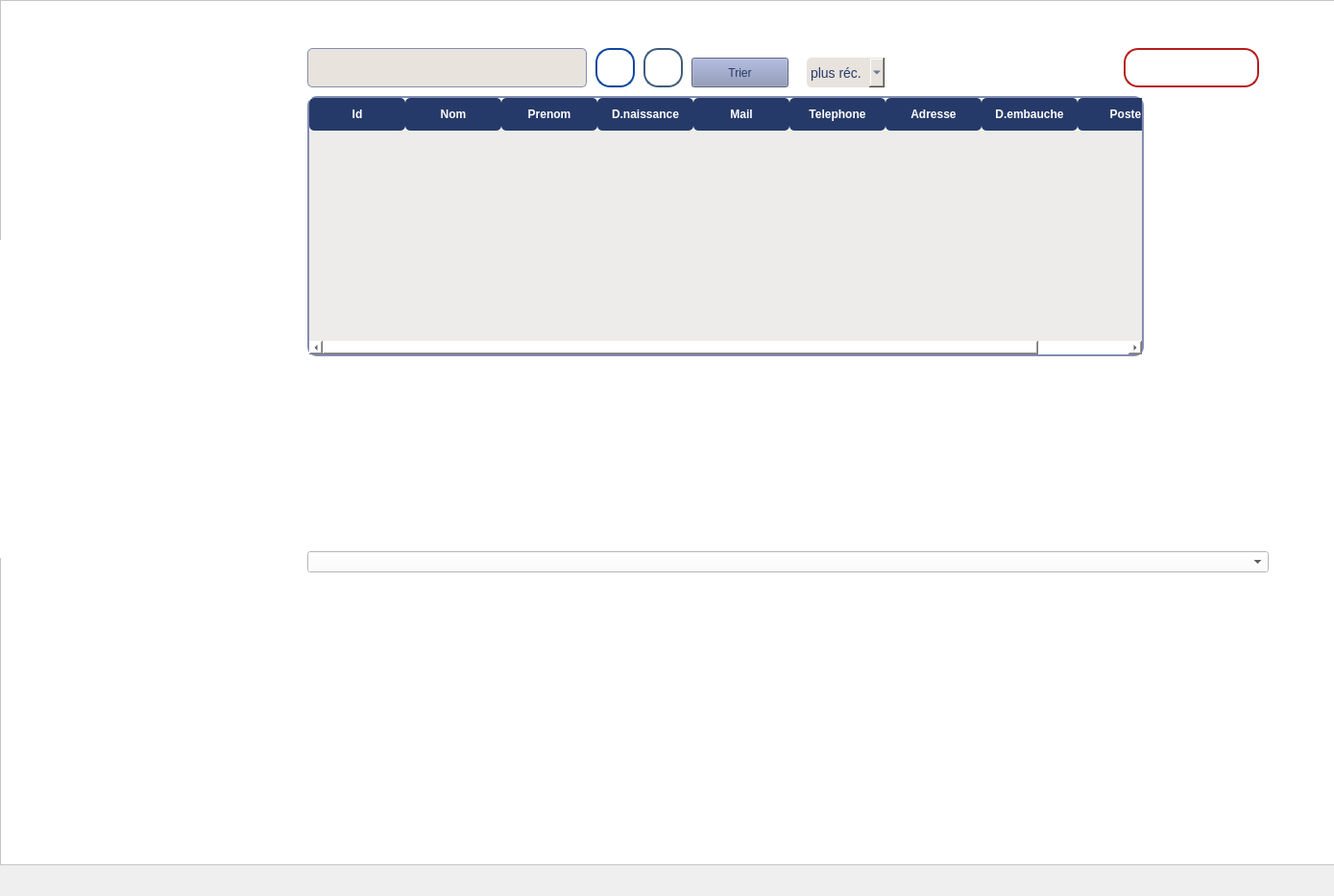
<?xml version="1.0" encoding="UTF-8"?>
<ui version="4.0">
 <class>gestionemp</class>
 <widget class="QWidget" name="gestionemp">
  <property name="geometry">
   <rect>
    <x>0</x>
    <y>0</y>
    <width>1389</width>
    <height>933</height>
   </rect>
  </property>
  <property name="windowTitle">
   <string>Form</string>
  </property>
  <widget class="QFrame" name="frame">
   <property name="geometry">
    <rect>
     <x>0</x>
     <y>0</y>
     <width>1651</width>
     <height>901</height>
    </rect>
   </property>
   <property name="styleSheet">
    <string notr="true">background-color: rgb(255, 255, 255);</string>
   </property>
   <property name="frameShape">
    <enum>QFrame::Shape::StyledPanel</enum>
   </property>
   <property name="frameShadow">
    <enum>QFrame::Shadow::Raised</enum>
   </property>
   <widget class="QLineEdit" name="lineEdit_4">
    <property name="geometry">
     <rect>
      <x>320</x>
      <y>50</y>
      <width>291</width>
      <height>41</height>
     </rect>
    </property>
    <property name="styleSheet">
     <string notr="true">QLineEdit {
    font-family: &quot;Poppins&quot;, &quot;Arial&quot;, sans-serif;
    font-size: 14px;
    background-color: #E8E3DD;
    border: 1px solid #838db1;
    border-radius: 5px;
    padding: 4px;
    color: #263A69;
}
</string>
    </property>
    <property name="text">
     <string/>
    </property>
   </widget>
   <widget class="QComboBox" name="trie_employe">
    <property name="geometry">
     <rect>
      <x>840</x>
      <y>60</y>
      <width>81</width>
      <height>31</height>
     </rect>
    </property>
    <property name="styleSheet">
     <string notr="true">QComboBox {
    font-family: &quot;Poppins&quot;, &quot;Arial&quot;, sans-serif;
    font-size: 14px;
    color: #263A69;
    background-color: #E8E3DD;
    border-radius: 5px;
    padding: 4px;
}

QComboBox QAbstractItemView {
    color: black;  /* Couleur du texte des options en noir */
    background-color: #E8E3DD;  /* Conserve la couleur de fond */
    selection-background-color: #263A69;  /* Couleur de fond de l'option sélectionnée */
    selection-color: white;  /* Couleur du texte de l'option sélectionnée */
}</string>
    </property>
    <item>
     <property name="text">
      <string>plus réc.</string>
     </property>
    </item>
    <item>
     <property name="text">
      <string>plus anc.</string>
     </property>
    </item>
   </widget>
   <widget class="QPushButton" name="chercher_employe">
    <property name="geometry">
     <rect>
      <x>620</x>
      <y>50</y>
      <width>41</width>
      <height>41</height>
     </rect>
    </property>
    <property name="styleSheet">
     <string notr="true">QPushButton {
    background: qlineargradient(x1:0, y1:0, x2:1, y2:1, 
                stop:0 #1E88E5, stop:1 #0D47A1); /* Dégradé de bleu */
    border: 2px solid #0D47A1;
    border-radius: 15px; /* Coins arrondis */
    padding: 10px 15px;
    font-size: 14px;
    color: white;
    font-weight: bold;
    text-transform: uppercase;
    transition: 0.3s;
}

QPushButton:hover {
    background: qlineargradient(x1:0, y1:0, x2:1, y2:1, 
                stop:0 #0D47A1, stop:1 #1E88E5); /* Inversion du dégradé */
    border: 2px solid #1E88E5;
}

QPushButton:pressed {
    background-color: #1565C0; /* Couleur plus foncée au clic */
    border: 2px solid #1565C0;
}
</string>
    </property>
    <property name="text">
     <string/>
    </property>
    <property name="icon">
     <iconset theme="QIcon::ThemeIcon::EditFind"/>
    </property>
   </widget>
   <widget class="QPushButton" name="telech_employe">
    <property name="geometry">
     <rect>
      <x>670</x>
      <y>50</y>
      <width>41</width>
      <height>41</height>
     </rect>
    </property>
    <property name="styleSheet">
     <string notr="true">QPushButton {
    background: qlineargradient(x1:0, y1:0, x2:1, y2:1, 
                stop:0 #6f7dab, stop:1 #3f5d7b); /* Dégradé bleu foncé */
    border: 2px solid #3f5d7b;
    border-radius: 15px; /* Coins arrondis */
    padding: 10px 15px;
    font-size: 14px;
    color: white;
    font-weight: bold;
    text-transform: uppercase;
    transition: 0.3s;
}

QPushButton:hover {
    background: qlineargradient(x1:0, y1:0, x2:1, y2:1, 
                stop:0 #3f5d7b, stop:1 #6f7dab); /* Inversion du dégradé */
    border: 2px solid #6f7dab;
}

QPushButton:pressed {
    background-color: #354f73; /* Couleur plus foncée au clic */
    border: 2px solid #354f73;
}</string>
    </property>
    <property name="text">
     <string/>
    </property>
    <property name="icon">
     <iconset theme="QIcon::ThemeIcon::DocumentSave"/>
    </property>
    <property name="iconSize">
     <size>
      <width>30</width>
      <height>30</height>
     </size>
    </property>
   </widget>
   <widget class="QWidget" name="verticalLayoutWidget">
    <property name="geometry">
     <rect>
      <x>320</x>
      <y>380</y>
      <width>1001</width>
      <height>411</height>
     </rect>
    </property>
    <layout class="QVBoxLayout" name="statsLayout">
     <item>
      <widget class="QComboBox" name="statsTypeCombo">
       <property name="styleSheet">
        <string notr="true">QLineEdit {
	background-color: rgb(0, 0, 127);
    font-family: &quot;Poppins&quot;, &quot;Arial&quot;, sans-serif;
    font-size: 14px;
    background-color: #E8E3DD;
    border: 1px solid #838db1;
    border-radius: 5px;
    padding: 4px;
    color: #263A69;
}
</string>
       </property>
      </widget>
     </item>
    </layout>
   </widget>
   <widget class="QPushButton" name="deconnexion_button">
    <property name="geometry">
     <rect>
      <x>1170</x>
      <y>50</y>
      <width>141</width>
      <height>41</height>
     </rect>
    </property>
    <property name="styleSheet">
     <string notr="true">QPushButton {
    background: qlineargradient(x1:0, y1:0, x2:1, y2:1, 
                stop:0 #E53935, stop:1 #B71C1C); /* Dégradé de rouge */
    border: 2px solid #B71C1C;
    border-radius: 15px; /* Coins arrondis */
    padding: 10px 15px;
    font-size: 14px;
    color: white;
    font-weight: bold;
    text-transform: uppercase;
    transition: 0.3s;
}

QPushButton:hover {
    background: qlineargradient(x1:0, y1:0, x2:1, y2:1, 
                stop:0 #B71C1C, stop:1 #E53935); /* Inversion du dégradé */
    border: 2px solid #E53935;
}

QPushButton:pressed {
    background-color: #C62828; /* Couleur plus foncée au clic */
    border: 2px solid #C62828;
}
</string>
    </property>
    <property name="text">
     <string>Déconnexion</string>
    </property>
   </widget>
   <widget class="QLabel" name="label">
    <property name="geometry">
     <rect>
      <x>-100</x>
      <y>250</y>
      <width>391</width>
      <height>331</height>
     </rect>
    </property>
    <property name="text">
     <string/>
    </property>
    <property name="pixmap">
     <pixmap>:/Desktop/Employee - Copy/image.qrc/8025532-removebg-preview.png</pixmap>
    </property>
   </widget>
   <widget class="QTableWidget" name="tableview_employe">
    <property name="geometry">
     <rect>
      <x>320</x>
      <y>100</y>
      <width>871</width>
      <height>271</height>
     </rect>
    </property>
    <property name="styleSheet">
     <string notr="true">QTableView {
    background-color: #EDECEA; /* Fond du tableau */
    border: 2px solid #838DB1; /* Bordure subtile */
    border-radius: 10px; /* Arrondi */
    gridline-color: #DCDCDA; /* Couleur des lignes du tableau */
    font-family: &quot;Segoe UI&quot;, &quot;Arial&quot;, sans-serif; /* Typographie moderne */
    font-size: 14px;
    selection-background-color: #838DB1; /* Couleur de sélection */
    selection-color: white; /* Texte en blanc sur sélection */
}

QHeaderView::section {
    background-color: #263A69; /* En-têtes foncés */
    color: white; /* Texte blanc */
    padding: 8px;
    border: none;
    font-weight: bold;
    border-radius: 5px;
}

QTableView::item {
    padding: 6px;
    border-bottom: 1px solid #E8E3DD; /* Séparation entre les lignes */
}

QTableView::item:selected {
    background-color: #838DB1; /* Fond des éléments sélectionnés */
    color: white;
}
</string>
    </property>
    <property name="rowCount">
     <number>0</number>
    </property>
    <property name="columnCount">
     <number>9</number>
    </property>
    <column>
     <property name="text">
      <string>Id</string>
     </property>
    </column>
    <column>
     <property name="text">
      <string>Nom</string>
     </property>
    </column>
    <column>
     <property name="text">
      <string>Prenom</string>
     </property>
    </column>
    <column>
     <property name="text">
      <string>D.naissance</string>
     </property>
    </column>
    <column>
     <property name="text">
      <string>Mail</string>
     </property>
    </column>
    <column>
     <property name="text">
      <string>Telephone</string>
     </property>
    </column>
    <column>
     <property name="text">
      <string>Adresse</string>
     </property>
    </column>
    <column>
     <property name="text">
      <string>D.embauche</string>
     </property>
    </column>
    <column>
     <property name="text">
      <string>Poste</string>
     </property>
    </column>
   </widget>
   <widget class="QPushButton" name="trie_button">
    <property name="geometry">
     <rect>
      <x>720</x>
      <y>60</y>
      <width>101</width>
      <height>31</height>
     </rect>
    </property>
    <property name="styleSheet">
     <string notr="true">background-color: rgb(131, 141, 177);
font: 600 12pt &quot;Segoe UI&quot;;
color: rgb(38, 58, 105);</string>
    </property>
    <property name="text">
     <string>Trier</string>
    </property>
   </widget>
  </widget>
 </widget>
 <resources/>
 <connections/>
</ui>
